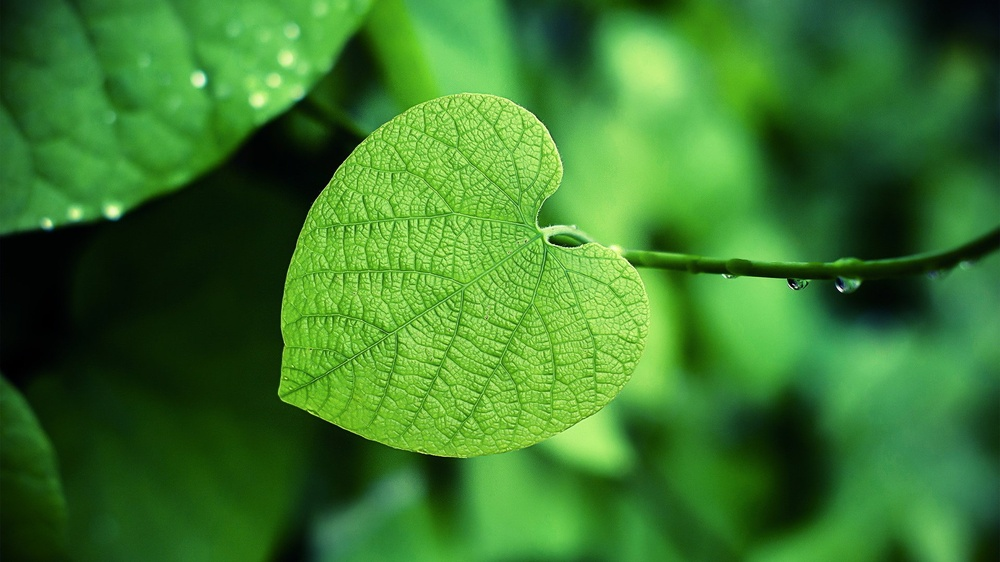
#> input picture leave.jpg, 1000 x 562 px, shrunk from 1920 x 1080 before the run
$ python 'Getting Individual Channels.py'
#> lines starting #> are read from the running program, lines starting #| are printed output that depends on the picture
from PIL import Image

leave = Image.open("leave.jpg")
#> leave is the input picture: PIL image 1000x562 RGB; mean R, G, B 59, 121.7, 44
#print(leave.mode)
r, g, b = leave.split()
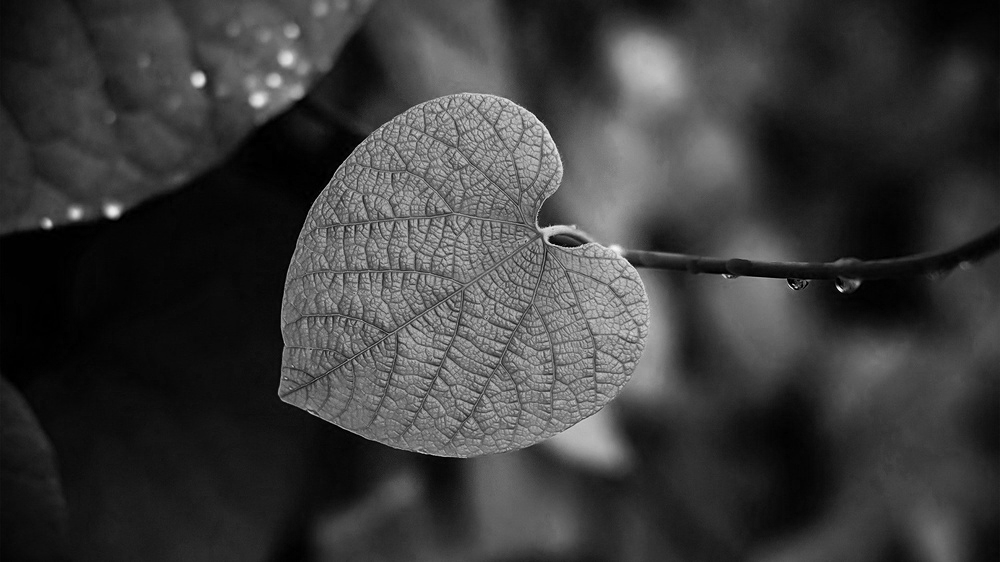
#> r: PIL image 1000x562 L; min 0, max 252, mean 59
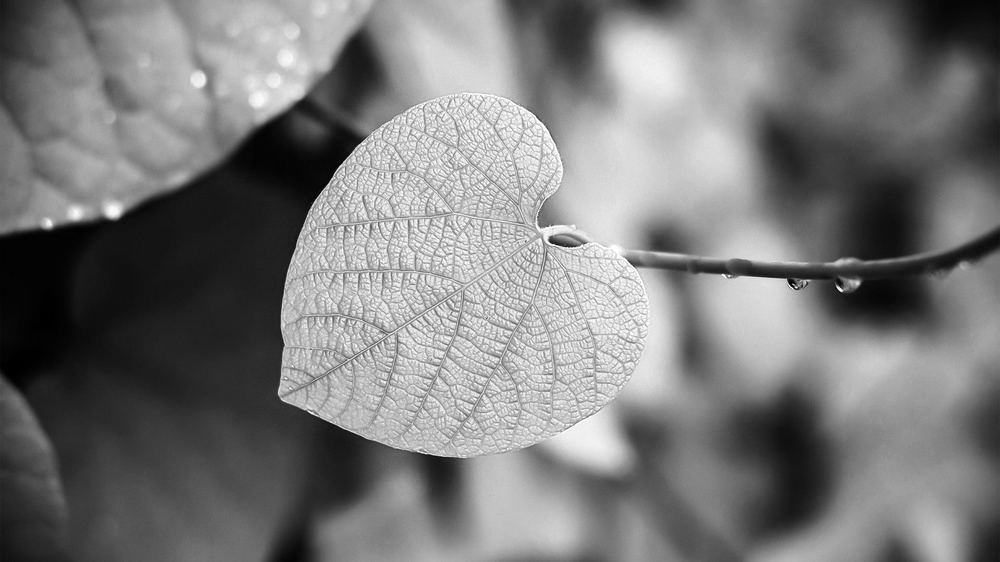
#> g: PIL image 1000x562 L; min 0, max 255, mean 121.7
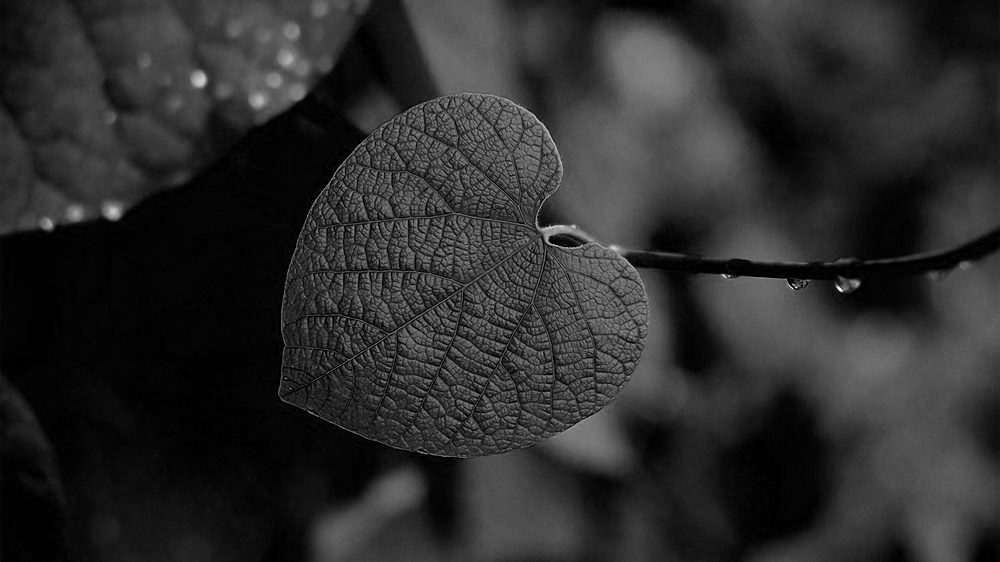
#> b: PIL image 1000x562 L; min 0, max 255, mean 44

new_img = Image.merge("RGB", (r, g, b))
new_img1 = Image.merge("RGB", (b, r, g))
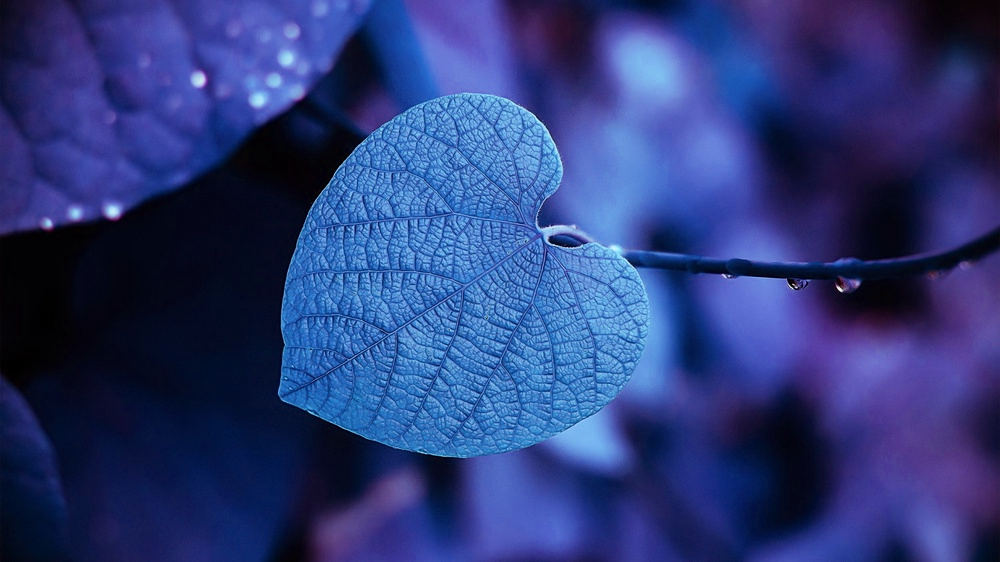
#> new_img1: PIL image 1000x562 RGB; mean R, G, B 44, 59, 121.7
# [4 lines of commented-out code are left out]
new_img1.show()

$ run again, with 432.jpg copied over leave.jpg
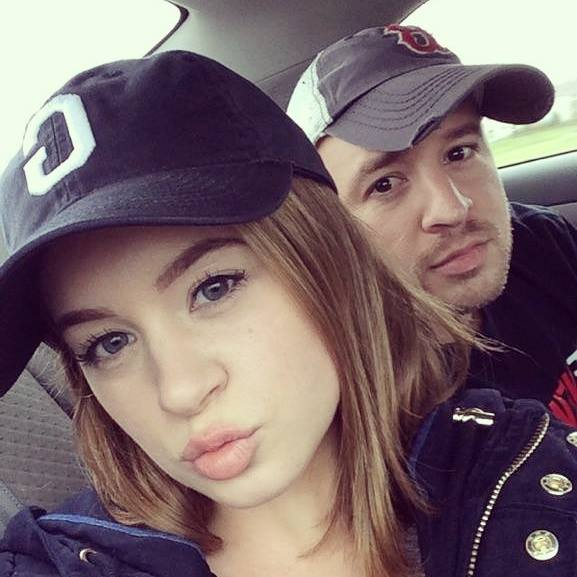
#> input picture 432.jpg, 577 x 577 px
#> leave is the input picture: PIL image 577x577 RGB; mean R, G, B 123.4, 104.8, 108.5
#> `r, g, b = leave.split()`:
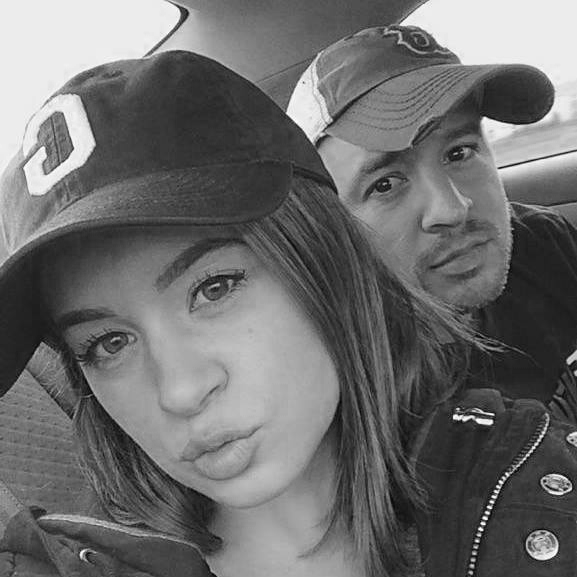
#> b: PIL image 577x577 L; min 0, max 255, mean 108.5
#> `new_img1 = Image.merge("RGB", (b, r, g))`:
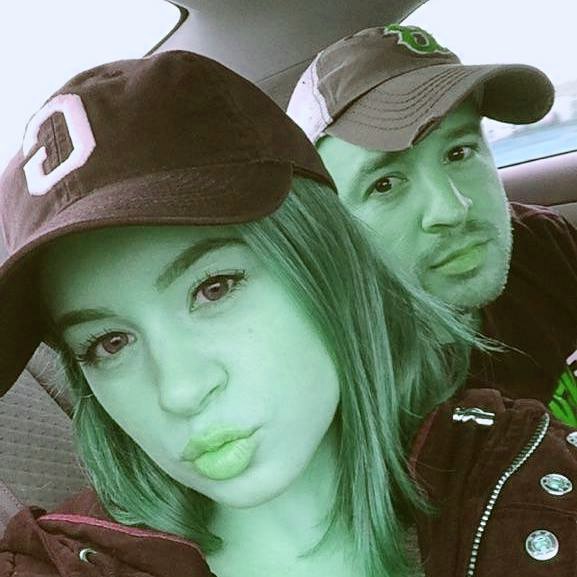
#> new_img1: PIL image 577x577 RGB; mean R, G, B 108.5, 123.4, 104.8
